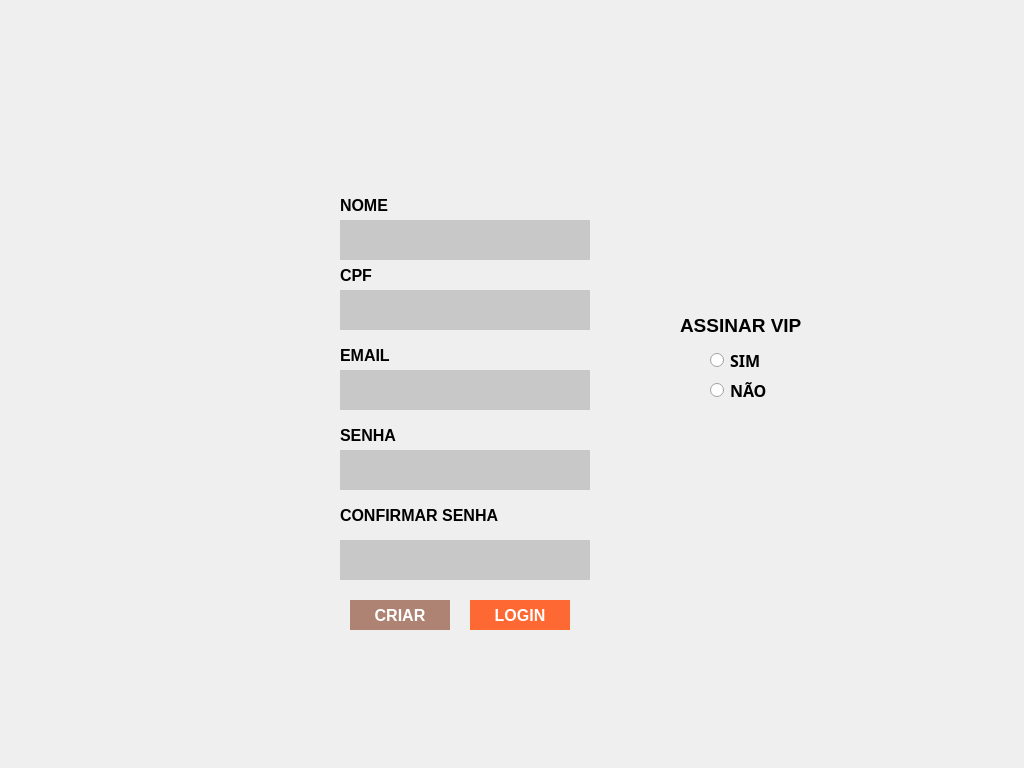
<?xml version="1.0" encoding="UTF-8"?>
<ui version="4.0">
 <class>screen_new_account</class>
 <widget class="QDialog" name="screen_new_account">
  <property name="geometry">
   <rect>
    <x>0</x>
    <y>0</y>
    <width>1024</width>
    <height>768</height>
   </rect>
  </property>
  <property name="windowTitle">
   <string>Dialog</string>
  </property>
  <property name="autoFillBackground">
   <bool>false</bool>
  </property>
  <widget class="QPushButton" name="pb_inserir">
   <property name="geometry">
    <rect>
     <x>350</x>
     <y>600</y>
     <width>100</width>
     <height>30</height>
    </rect>
   </property>
   <property name="font">
    <font>
     <family>Microsoft YaHei UI</family>
     <pointsize>12</pointsize>
     <italic>false</italic>
     <bold>true</bold>
    </font>
   </property>
   <property name="cursor">
    <cursorShape>PointingHandCursor</cursorShape>
   </property>
   <property name="styleSheet">
    <string notr="true">font: 700 12pt &quot;Microsoft YaHei UI&quot;;
background-color: rgb(175, 131, 115);
border-style: outset;
color:rgb(255, 255, 255)</string>
   </property>
   <property name="text">
    <string>CRIAR</string>
   </property>
  </widget>
  <widget class="QLabel" name="label_7">
   <property name="geometry">
    <rect>
     <x>340</x>
     <y>260</y>
     <width>251</width>
     <height>30</height>
    </rect>
   </property>
   <property name="font">
    <font>
     <family>Microsoft YaHei UI</family>
     <pointsize>12</pointsize>
     <bold>true</bold>
    </font>
   </property>
   <property name="styleSheet">
    <string notr="true">color: rgb(0, 0, 0);</string>
   </property>
   <property name="text">
    <string>CPF</string>
   </property>
  </widget>
  <widget class="QLabel" name="label_8">
   <property name="geometry">
    <rect>
     <x>340</x>
     <y>190</y>
     <width>251</width>
     <height>30</height>
    </rect>
   </property>
   <property name="font">
    <font>
     <family>Microsoft YaHei UI</family>
     <pointsize>12</pointsize>
     <bold>true</bold>
    </font>
   </property>
   <property name="styleSheet">
    <string notr="true">color: rgb(0, 0, 0);</string>
   </property>
   <property name="text">
    <string>NOME</string>
   </property>
  </widget>
  <widget class="QLabel" name="label_9">
   <property name="geometry">
    <rect>
     <x>340</x>
     <y>500</y>
     <width>251</width>
     <height>30</height>
    </rect>
   </property>
   <property name="font">
    <font>
     <family>Microsoft YaHei UI</family>
     <pointsize>12</pointsize>
     <bold>true</bold>
    </font>
   </property>
   <property name="styleSheet">
    <string notr="true">color: rgb(0, 0, 0);</string>
   </property>
   <property name="text">
    <string>CONFIRMAR SENHA</string>
   </property>
  </widget>
  <widget class="QPushButton" name="pb_inserir_2">
   <property name="geometry">
    <rect>
     <x>470</x>
     <y>600</y>
     <width>100</width>
     <height>30</height>
    </rect>
   </property>
   <property name="font">
    <font>
     <family>Microsoft YaHei UI</family>
     <pointsize>12</pointsize>
     <italic>false</italic>
     <bold>true</bold>
    </font>
   </property>
   <property name="cursor">
    <cursorShape>PointingHandCursor</cursorShape>
   </property>
   <property name="styleSheet">
    <string notr="true">font: 700 12pt &quot;Microsoft YaHei UI&quot;;
background-color: rgb(254, 104, 50);
border-style: outset;
color:rgb(255, 255, 255)</string>
   </property>
   <property name="text">
    <string>LOGIN</string>
   </property>
  </widget>
  <widget class="QLabel" name="label_10">
   <property name="geometry">
    <rect>
     <x>680</x>
     <y>310</y>
     <width>151</width>
     <height>30</height>
    </rect>
   </property>
   <property name="font">
    <font>
     <family>Microsoft YaHei UI</family>
     <pointsize>14</pointsize>
     <bold>true</bold>
    </font>
   </property>
   <property name="styleSheet">
    <string notr="true">color: rgb(0, 0, 0);</string>
   </property>
   <property name="text">
    <string>ASSINAR VIP</string>
   </property>
  </widget>
  <widget class="QRadioButton" name="radioButton">
   <property name="geometry">
    <rect>
     <x>710</x>
     <y>350</y>
     <width>89</width>
     <height>20</height>
    </rect>
   </property>
   <property name="font">
    <font>
     <family>Microsoft New Tai Lue</family>
     <pointsize>12</pointsize>
     <bold>true</bold>
    </font>
   </property>
   <property name="text">
    <string>SIM</string>
   </property>
  </widget>
  <widget class="QRadioButton" name="radioButton_2">
   <property name="geometry">
    <rect>
     <x>710</x>
     <y>380</y>
     <width>89</width>
     <height>20</height>
    </rect>
   </property>
   <property name="font">
    <font>
     <family>Microsoft New Tai Lue</family>
     <pointsize>12</pointsize>
     <bold>true</bold>
    </font>
   </property>
   <property name="text">
    <string>NÃO</string>
   </property>
  </widget>
  <widget class="QLineEdit" name="ln_nome">
   <property name="geometry">
    <rect>
     <x>340</x>
     <y>220</y>
     <width>250</width>
     <height>40</height>
    </rect>
   </property>
   <property name="font">
    <font>
     <pointsize>14</pointsize>
    </font>
   </property>
   <property name="styleSheet">
    <string notr="true">background-color: rgb(200, 200, 200);
border-color: rgb(200, 200, 200);
border-style: outset;</string>
   </property>
  </widget>
  <widget class="QLineEdit" name="ln_cpf">
   <property name="geometry">
    <rect>
     <x>340</x>
     <y>290</y>
     <width>250</width>
     <height>40</height>
    </rect>
   </property>
   <property name="font">
    <font>
     <pointsize>14</pointsize>
    </font>
   </property>
   <property name="styleSheet">
    <string notr="true">background-color: rgb(200, 200, 200);
border-color: rgb(200, 200, 200);
border-style: outset;</string>
   </property>
  </widget>
  <widget class="QLineEdit" name="ln_confirmar_senha">
   <property name="geometry">
    <rect>
     <x>340</x>
     <y>450</y>
     <width>250</width>
     <height>40</height>
    </rect>
   </property>
   <property name="font">
    <font>
     <pointsize>14</pointsize>
    </font>
   </property>
   <property name="cursor">
    <cursorShape>IBeamCursor</cursorShape>
   </property>
   <property name="styleSheet">
    <string notr="true">background-color: rgb(200, 200, 200);
border-color: rgb(200, 200, 200);
border-style: outset;</string>
   </property>
   <property name="echoMode">
    <enum>QLineEdit::Password</enum>
   </property>
  </widget>
  <widget class="QLabel" name="label_11">
   <property name="geometry">
    <rect>
     <x>340</x>
     <y>420</y>
     <width>251</width>
     <height>30</height>
    </rect>
   </property>
   <property name="font">
    <font>
     <family>Microsoft YaHei UI</family>
     <pointsize>12</pointsize>
     <bold>true</bold>
    </font>
   </property>
   <property name="styleSheet">
    <string notr="true">color: rgb(0, 0, 0);</string>
   </property>
   <property name="text">
    <string>SENHA</string>
   </property>
  </widget>
  <widget class="QLineEdit" name="ln_senha">
   <property name="geometry">
    <rect>
     <x>340</x>
     <y>540</y>
     <width>250</width>
     <height>40</height>
    </rect>
   </property>
   <property name="font">
    <font>
     <pointsize>14</pointsize>
    </font>
   </property>
   <property name="cursor">
    <cursorShape>IBeamCursor</cursorShape>
   </property>
   <property name="styleSheet">
    <string notr="true">background-color: rgb(200, 200, 200);
border-color: rgb(200, 200, 200);
border-style: outset;</string>
   </property>
   <property name="echoMode">
    <enum>QLineEdit::Password</enum>
   </property>
  </widget>
  <widget class="QLineEdit" name="ln_email">
   <property name="geometry">
    <rect>
     <x>340</x>
     <y>370</y>
     <width>250</width>
     <height>40</height>
    </rect>
   </property>
   <property name="font">
    <font>
     <pointsize>14</pointsize>
    </font>
   </property>
   <property name="cursor">
    <cursorShape>IBeamCursor</cursorShape>
   </property>
   <property name="styleSheet">
    <string notr="true">background-color: rgb(200, 200, 200);
border-color: rgb(200, 200, 200);
border-style: outset;</string>
   </property>
   <property name="echoMode">
    <enum>QLineEdit::Password</enum>
   </property>
  </widget>
  <widget class="QLabel" name="label_12">
   <property name="geometry">
    <rect>
     <x>340</x>
     <y>340</y>
     <width>251</width>
     <height>30</height>
    </rect>
   </property>
   <property name="font">
    <font>
     <family>Microsoft YaHei UI</family>
     <pointsize>12</pointsize>
     <bold>true</bold>
    </font>
   </property>
   <property name="styleSheet">
    <string notr="true">color: rgb(0, 0, 0);</string>
   </property>
   <property name="text">
    <string/>
   </property>
  </widget>
  <widget class="QLabel" name="label_13">
   <property name="geometry">
    <rect>
     <x>340</x>
     <y>340</y>
     <width>251</width>
     <height>30</height>
    </rect>
   </property>
   <property name="font">
    <font>
     <family>Microsoft YaHei UI</family>
     <pointsize>12</pointsize>
     <bold>true</bold>
    </font>
   </property>
   <property name="styleSheet">
    <string notr="true">color: rgb(0, 0, 0);</string>
   </property>
   <property name="text">
    <string>EMAIL</string>
   </property>
  </widget>
 </widget>
 <resources/>
 <connections/>
</ui>
